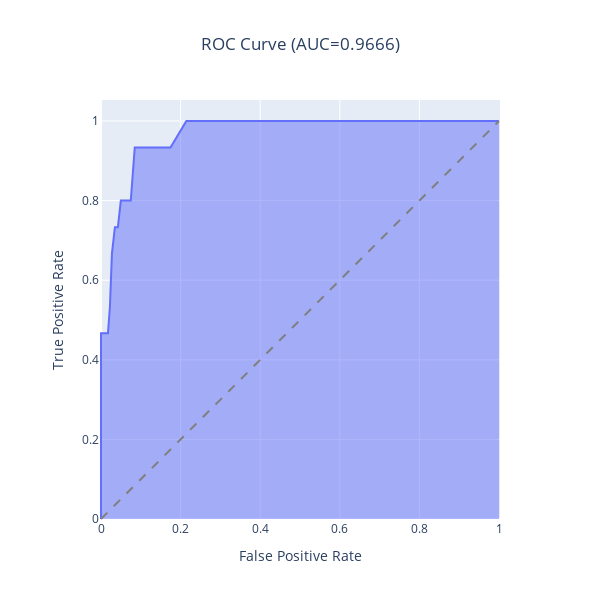

Notebook code cell kept with this figure:
### Code cell
# CREATE ROC CURVE TO SELECT THRESHOLD

from eppi_text_classification.predict import predict_scores
from eppi_text_classification.plotly_roc import plotly_roc

y_test_pred_probs = predict_scores(model, X_test)
plotly_roc(y_test, y_test_pred_probs)

### Figure 1 — Plotly figure (JSON) as saved in the notebook; plotly's stock layout.template omitted (floating-point values rounded to 4 significant figures)
{"data": [{"customdata": [["inf"], ["0.9667"], ["0.6"], ["0.1467"], ["0.1033"], ["0.1"], ["0.09333"], ["0.09"], ["0.08667"], ["0.08333"], ["0.08"], ["0.07667"], ["0.07333"], ["0.07"], ["0.06667"], ["0.06333"], ["0.06"], ["0.05667"], ["0.05333"], ["0.05"], ["0.04667"], ["0.04333"], ["0.03667"], ["0.03333"], ["0.03"], ["0.02667"], ["0.02"], ["0.01667"], ["0.01333"], ["0.01"], ["0.006667"], ["0.003333"], ["0"]], "fillpattern": {"shape": ""}, "hovertemplate": "False Positive Rate=%{x}<br>True Positive Rate=%{y}<br>Threshold=%{customdata[0]}<extra></extra>", "legendgroup": "", "line": {"color": "#636efa"}, "marker": {"symbol": "circle"}, "mode": "lines", "name": "", "orientation": "v", "showlegend": false, "stackgroup": "1", "type": "scatter", "x": [0, 0, 0, 0, 0.01746, 0.02244, 0.02743, 0.03491, 0.03741, 0.04239, 0.04988, 0.05736, 0.07232, 0.07481, 0.08479, 0.09726, 0.09975, 0.1147, 0.1372, 0.1571, 0.1746, 0.2145, 0.3042, 0.3367, 0.3791, 0.4364, 0.5761, 0.6434, 0.7082, 0.8105, 0.8753, 0.9302, 1], "xaxis": "x", "y": [0, 0.1333, 0.2667, 0.4667, 0.4667, 0.5333, 0.6667, 0.7333, 0.7333, 0.7333, 0.8, 0.8, 0.8, 0.8, 0.9333, 0.9333, 0.9333, 0.9333, 0.9333, 0.9333, 0.9333, 1, 1, 1, 1, 1, 1, 1, 1, 1, 1, 1, 1], "yaxis": "y"}], "layout": {"height": 600, "legend": {"tracegroupgap": 0}, "shapes": [{"line": {"color": "grey", "dash": "dash"}, "type": "line", "x0": 0, "x1": 1, "y0": 0, "y1": 1}], "title": {"text": "ROC Curve (AUC=0.9666)", "x": 0.5, "xanchor": "center"}, "width": 600, "xaxis": {"anchor": "y", "constrain": "domain", "domain": [0, 1], "title": {"text": "False Positive Rate"}}, "yaxis": {"anchor": "x", "domain": [0, 1], "scaleanchor": "x", "scaleratio": 1, "title": {"text": "True Positive Rate"}}}}
